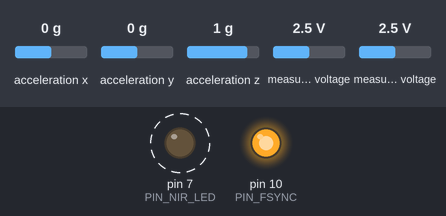
A sketch run on a simulated Arduino Uno, built with avr-gcc and run on an emulated ATmega328P. On the bench: output pins drawn as LEDs (lit = HIGH). Wiring (inferred from the names in the program): MPU-6050 motion sensor at I2C address 0x68. Dashed ring = blinking. The inputs (shaded band) are chosen by the test bench; at power-on: acceleration x 0 g, acceleration y 0 g, acceleration z 1 g, measured voltage 2.5 V. What the sketch prints to the serial monitor is not drawn.

Above: at 0.18 s.
Timing chart, 0 to 40.0 s (numbered marks = the images above):
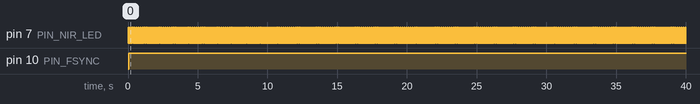

The sketch:

lucid_probe.ino
```cpp
// Lucid probe firmware (Arduino Uno R3).
//
// Drives the coil from an AD9833, reads the detector and the IR receiver through an
// ADS1115, reads tilt from a GY-521 (MPU-6050), and prints one JSON line per sample
// at about 50 Hz over USB serial (115200 baud):
//
//   {"t":1234,"coil_v":0.8123,"nir_v":0.4410,"pitch":4.2,"roll":-1.0}
//
// The probe sends raw values only. The laptop bridge (agent/lucid/device) turns
// coil_v into dB against a saved baseline, decides when a spot is done, and
// grades contact quality.
//
// Libraries: Adafruit ADS1X15 (Library Manager). SPI and Wire ship with the IDE.

#include <SPI.h>
#include <Wire.h>
#include <Adafruit_ADS1X15.h>

// ---- Pins (change these to match the build) --------------------------------
const uint8_t PIN_FSYNC = 10;   // AD9833 FSYNC; SCLK = D13, SDATA = D11
const uint8_t PIN_NIR_LED = 7;  // 800 nm LED through a series resistor
const uint8_t ADS_COIL = 0;     // ADS1115 A0: detector output (coil signal level)
const uint8_t ADS_NIR = 1;      // ADS1115 A1: IR receiver

// ---- Settings --------------------------------------------------------------
const uint32_t BAUD = 115200;
const float COIL_HZ = 3.0e6;          // coil drive frequency
const float AD9833_MCLK_HZ = 25.0e6;  // crystal on the AD9833 module
const uint16_t SAMPLE_MS = 20;        // 50 Hz
const uint16_t LED_SETTLE_US = 400;   // let the receiver settle after the LED switches
const uint8_t MPU_ADDR = 0x68;
const char FW_VERSION[] = "0.1.0";

Adafruit_ADS1115 ads;
bool adsOk = false;
bool mpuOk = false;
uint32_t nextSample = 0;

// ---- AD9833 ----------------------------------------------------------------
void ad9833Write(uint16_t word) {
  SPI.beginTransaction(SPISettings(1000000, MSBFIRST, SPI_MODE2));
  digitalWrite(PIN_FSYNC, LOW);
  SPI.transfer16(word);
  digitalWrite(PIN_FSYNC, HIGH);
  SPI.endTransaction();
}

void ad9833SetSine(float hz) {
  // 28-bit frequency word: f * 2^28 / MCLK.
  uint32_t word = (uint32_t)((double)hz * 268435456.0 / AD9833_MCLK_HZ + 0.5);
  ad9833Write(0x2100);                             // reset, 28-bit writes
  ad9833Write(0x4000 | (uint16_t)(word & 0x3FFF)); // FREQ0, low 14 bits
  ad9833Write(0x4000 | (uint16_t)((word >> 14) & 0x3FFF)); // FREQ0, high 14 bits
  ad9833Write(0xC000);                             // PHASE0 = 0
  ad9833Write(0x2000);                             // leave reset: sine out
}

// ---- MPU-6050 --------------------------------------------------------------
bool mpuBegin() {
  Wire.beginTransmission(MPU_ADDR);
  Wire.write(0x6B);  // PWR_MGMT_1
  Wire.write(0x00);  // wake
  return Wire.endTransmission() == 0;
}

bool mpuTilt(float &pitch, float &roll) {
  Wire.beginTransmission(MPU_ADDR);
  Wire.write(0x3B);  // ACCEL_XOUT_H
  if (Wire.endTransmission(false) != 0) return false;
  if (Wire.requestFrom(MPU_ADDR, (uint8_t)6) != 6) return false;
  int16_t ax = (Wire.read() << 8) | Wire.read();
  int16_t ay = (Wire.read() << 8) | Wire.read();
  int16_t az = (Wire.read() << 8) | Wire.read();
  pitch = atan2(-(float)ax, sqrt((float)ay * ay + (float)az * az)) * 57.2958;
  roll = atan2((float)ay, (float)az) * 57.2958;
  return true;
}

// ---- Readings --------------------------------------------------------------
float readVolts(uint8_t channel) {
  return ads.computeVolts(ads.readADC_SingleEnded(channel));
}

// LED on minus LED off, so room light and the receiver's offset cancel.
float readNir() {
  digitalWrite(PIN_NIR_LED, HIGH);
  delayMicroseconds(LED_SETTLE_US);
  float lit = readVolts(ADS_NIR);
  digitalWrite(PIN_NIR_LED, LOW);
  delayMicroseconds(LED_SETTLE_US);
  float dark = readVolts(ADS_NIR);
  return lit - dark;
}

void hello() {
  Serial.print(F("{\"lucid\":\"probe\",\"fw\":\""));
  Serial.print(FW_VERSION);
  Serial.print(F("\",\"coil_hz\":"));
  Serial.print(COIL_HZ, 0);
  Serial.print(F(",\"ads\":"));
  Serial.print(adsOk ? F("true") : F("false"));
  Serial.print(F(",\"imu\":"));
  Serial.print(mpuOk ? F("true") : F("false"));
  Serial.println(F("}"));
}

void setup() {
  Serial.begin(BAUD);
  pinMode(PIN_FSYNC, OUTPUT);
  digitalWrite(PIN_FSYNC, HIGH);
  pinMode(PIN_NIR_LED, OUTPUT);
  digitalWrite(PIN_NIR_LED, LOW);

  SPI.begin();
  ad9833SetSine(COIL_HZ);

  Wire.begin();
  Wire.setClock(400000);
  adsOk = ads.begin();
  if (adsOk) {
    ads.setGain(GAIN_ONE);                     // +/- 4.096 V
    ads.setDataRate(RATE_ADS1115_860SPS);      // fastest, so three reads fit in one 20 ms sample
  }
  mpuOk = mpuBegin();

  hello();
  nextSample = millis();
}

void loop() {
  if (Serial.available() && Serial.read() == '?') hello();  // the bridge asks who is there

  uint32_t now = millis();
  if ((int32_t)(now - nextSample) < 0) return;
  nextSample += SAMPLE_MS;
  if ((int32_t)(now - nextSample) > 5 * SAMPLE_MS) nextSample = now;  // fell behind: do not burst

  float coil = adsOk ? readVolts(ADS_COIL) : 0;
  float nir = adsOk ? readNir() : 0;
  float pitch = 0, roll = 0;
  if (mpuOk) mpuTilt(pitch, roll);

  Serial.print(F("{\"t\":"));
  Serial.print(now);
  Serial.print(F(",\"coil_v\":"));
  Serial.print(coil, 4);
  Serial.print(F(",\"nir_v\":"));
  Serial.print(nir, 4);
  Serial.print(F(",\"pitch\":"));
  Serial.print(pitch, 1);
  Serial.print(F(",\"roll\":"));
  Serial.print(roll, 1);
  Serial.println(F("}"));
}
```

Measured:
- by itself, pin 7 (PIN_NIR_LED): alternates HIGH for 0.01 s and LOW for 0.02 s
- by itself, pin 10 (PIN_FSYNC): LOW → HIGH at 0.04 s
